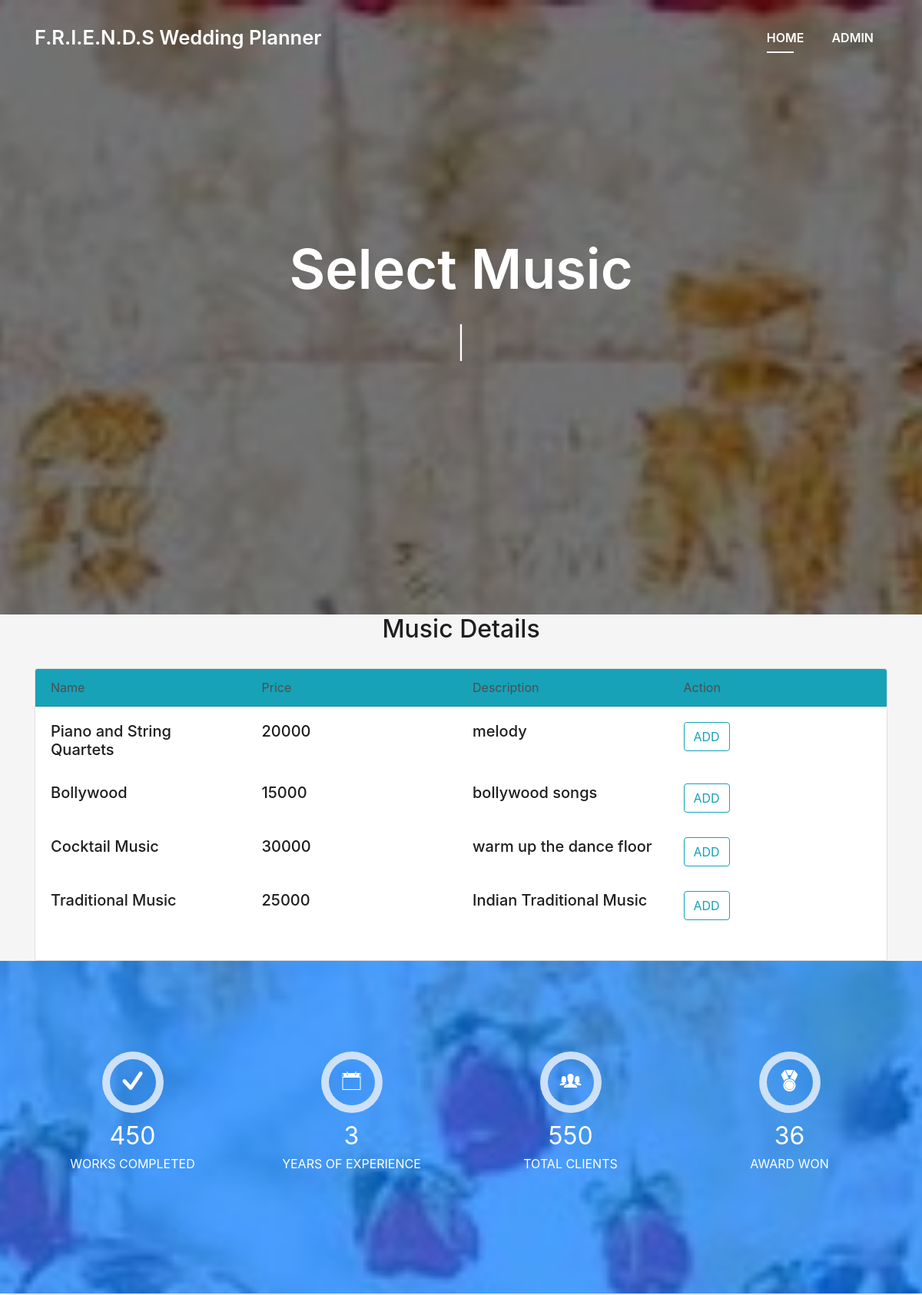
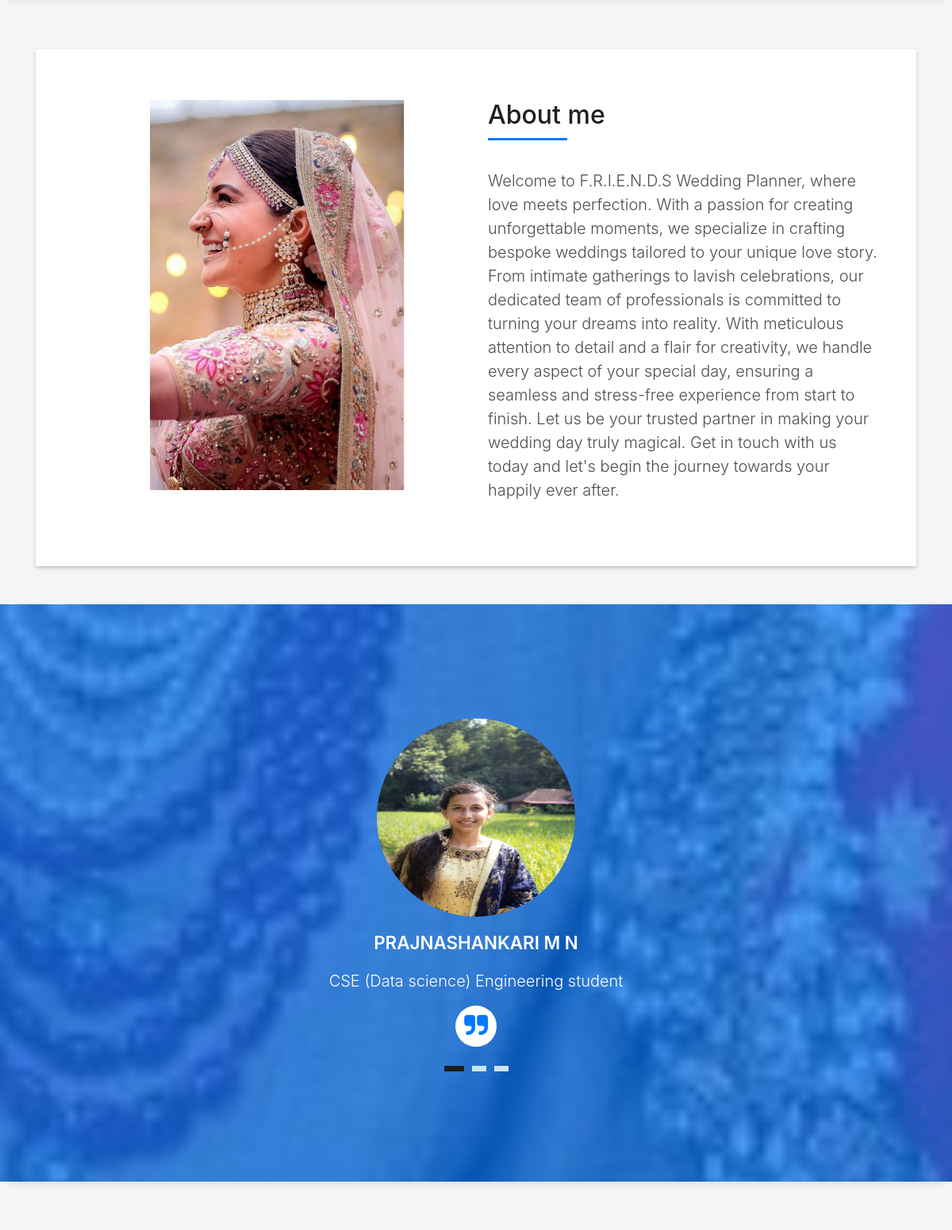
Page /music.php (signed in, upper part) on the committed database (2 pictures, top to bottom).
### tables this page shows
CREATE TABLE `music` (
  `mid` int(11) NOT NULL,
  `name` varchar(30) NOT NULL,
  `price` varchar(30) NOT NULL,
  `descr` varchar(30) NOT NULL
);

### music.php (the view, shortened to what this page needs)
<?php
  include('action.php');
?>
<!DOCTYPE html>
<html lang="en">
<head>
  <link href="lib/bootstrap/css/bootstrap.min.css" rel="stylesheet">
  <link href="lib/font-awesome/css/font-awesome.min.css" rel="stylesheet">
  <link href="lib/animate/animate.min.css" rel="stylesheet">
  <link href="lib/ionicons/css/ionicons.min.css" rel="stylesheet">
  <link href="lib/owlcarousel/assets/owl.carousel.min.css" rel="stylesheet">
  <link href="lib/lightbox/css/lightbox.min.css" rel="stylesheet">
  <link href="css/style.css" rel="stylesheet">
</head>
<body id="page-top">
  <nav class="navbar navbar-b navbar-trans navbar-expand-md fixed-top" id="mainNav">
    <div class="container">
      <a class="navbar-brand js-scroll" href="#page-top">F.R.I.E.N.D.S Wedding Planner</a>
      <div class="navbar-collapse collapse justify-content-end" id="navbarDefault">
        <ul class="navbar-nav">
          <li class="nav-item">
            <a class="nav-link js-scroll active" href="profile.php">Home</a>
          </li>
           <li class="nav-item">
            <a class="nav-link js-scroll" href="#das"><?php echo $_SESSION['urname']; ?></a>
          </li>
        </ul>
      </div>
    </div>
  </nav>
  <div id="home" class="intro route bg-image" style="background-image: url(img/wed.jpg)">
    <div class="overlay-itro"></div>
    <div class="intro-content display-table">
      <div class="table-cell">
        <div class="container">
          <h1 class="intro-title mb-4">Select Music</h1>
          <p class="intro-subtitle"><span class="text-slider-items">SCROLL DOWN</span><strong class="text-slider"></strong></p>
        </div>
      </div>
    </div>
  </div>
<div id="#das">
 <h2 class="text-center">Music Details</h2>
  <br>
   <div class="container">
     <div class="card">
       <div class="card-header bg-info">
         <div class="row">
           <div class="col-md-3">Name</div>
           <div class="col-md-3">Price</div>
           <div class="col-md-3">Description</div>
           <div class="col-md-3">Action</div>
         </div>
       </div>
        <div class="card-body">
         <?php
            if (isset($_SESSION['uname'])) {
              $sql="SELECT * FROM music";
              $run=mysqli_query($con,$sql);
              while ($row=mysqli_fetch_array($run)) {
                $name=$row['name'];
                $mid=$row['mid'];
                $price=$row['price'];
                $desc=$row['descr'];
                  echo " <div class='row'>
                        <div class='col-md-3'><h5>$name</h5></div>
                        <div class='col-md-3'><h5>$price</h5></div>
                        <div class='col-md-3'><h5>$desc</h5></div>
                        <div class='col-md-3'><h5><div class='btn btn-outline-info add3' rname='$name' rid='$mid'>ADD</div></h5></div>
                       </div><br>";
              }
            }
          ?>
       </div>
     </div>
   </div>
</div>
  <div class="section-counter paralax-mf bg-image" style="background-image: url(img/wed.jpg)">
    <div class="overlay-mf"></div>
    <div class="container">
      <div class="row">
        <div class="col-sm-3 col-lg-3">
          <div class="counter-box counter-box pt-4 pt-md-0">
            <div class="counter-ico">
              <span class="ico-circle"><i class="ion-checkmark-round"></i></span>
            </div>
            <div class="counter-num">
              <p class="counter">450</p>
              <span class="counter-text">WORKS COMPLETED</span>
            </div>
          </div>
        </div>
        <div class="col-sm-3 col-lg-3">
          <div class="counter-box pt-4 pt-md-0">
            <div class="counter-ico">
              <span class="ico-circle"><i class="ion-ios-calendar-outline"></i></span>
            </div>
            <div class="counter-num">
              <p class="counter">3</p>
              <span class="counter-text">YEARS OF EXPERIENCE</span>
            </div>
          </div>
        </div>
        <div class="col-sm-3 col-lg-3">
          <div class="counter-box pt-4 pt-md-0">
            <div class="counter-ico">
              <span class="ico-circle"><i class="ion-ios-people"></i></span>
            </div>
            <div class="counter-num">
              <p class="counter">550</p>
              <span class="counter-text">TOTAL CLIENTS</span>
            </div>
          </div>
        </div>
        <div class="col-sm-3 col-lg-3">
          <div class="counter-box pt-4 pt-md-0">
            <div class="counter-ico">
              <span class="ico-circle"><i class="ion-ribbon-a"></i></span>
            </div>
            <div class="counter-num">
              <p class="counter">36</p>
              <span class="counter-text">AWARD WON</span>
            </div>
          </div>
        </div>
      </div>
    </div>
  </div>
  <section id="about" class="about-mf sect-pt4 route">
    <div class="container">
      <div class="row">
        <div class="col-sm-12">
          <div class="box-shadow-full">
            <div class="row">
              <div class="col-md-6">
                    <div class="about-img">
                      <img src="img/wed2.jpeg" class="img-fluid rounded b-shadow-a" alt="">
                    </div>
              </div>
              <div class="col-md-6">
                <div class="about-me pt-4 pt-md-0">
                  <div class="title-box-2">
                    <h5 class="title-left">
                      About me
                    </h5>
                  </div>
                  <p class="lead">
                  Welcome to F.R.I.E.N.D.S Wedding Planner, where love meets perfection. With a passion for
                  creating unforgettable moments, we specialize in crafting bespoke weddings tailored to
                  your unique love story. From intimate gatherings to lavish celebrations, our dedicated team of
                  professionals is committed to turning your dreams into reality. With meticulous attention to detail
                  and a flair for creativity, we handle every aspect of your special day, ensuring a seamless and
                  stress-free experience from start to finish. Let us be your trusted partner in making your wedding
                  day truly magical. Get in touch with us today and let's begin the journey towards your happily ever after.
                  </p>
                </div>
              </div>
            </div>
          </div>
        </div>
      </div>
    </div>
  </section>
  <div class="testimonials paralax-mf bg-image" style="background-image: url(img/wed1.jpeg)">
    <div class="container">
      <div class="row">
        <div class="col-md-12">
          <div id="testimonial-mf" class="owl-carousel owl-theme">
            <div class="testimonial-box">
              <div class="author-test">
                <img src="img/prajna.jpeg" alt="" class="rounded-circle b-shadow-a" style="height: 250px; width: 250px;">
                <span class="author">PRAJNASHANKARI M N</span>
              </div>
              <div class="content-test">
                <p class="description lead">
                  CSE (Data science) Engineering student
                </p>
                <span class="comit"><i class="fa fa-quote-right"></i></span>
              </div>
            </div>
          </div>
        </div>
      </div>
    </div>
  </div>
</body>
</html>

### rows in the picture
music: name "Piano and String Quartets", price "20000", descr "melody"
music: name "Bollywood", price "15000", descr "bollywood songs"
music: name "Cocktail Music", price "30000", descr "warm up the dance floor"
music: name "Traditional Music", price "25000", descr "Indian Traditional Music"

### other values in the picture
$_SESSION['urname'] "ADMIN"
